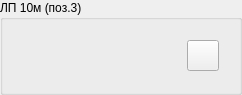
  <widget class="QGroupBox" name="panel_conveyor_3">
   <property name="geometry">
    <rect>
     <x>560</x>
     <y>110</y>
     <width>242</width>
     <height>70</height>
    </rect>
   </property>
   <property name="title">
    <string>ЛП 10м (поз.3)</string>
   </property>
   <property name="style" stdset="0">
    <string>vodoley</string>
   </property>
   <layout class="QVBoxLayout" name="verticalLayout_7">
    <item>
     <widget class="QWidget" name="status_row_5" native="true">
      <layout class="QHBoxLayout" name="horizontalLayout_16">
       <item>
        <widget class="QLabel" name="powered_5">
         <property name="enabled">
          <bool>false</bool>
         </property>
         <property name="minimumSize">
          <size>
           <width>32</width>
           <height>32</height>
          </size>
         </property>
         <property name="maximumSize">
          <size>
           <width>32</width>
           <height>32</height>
          </size>
         </property>
         <property name="toolTip">
          <string>Авария ЧП. Возможно потребуется выключить-включить ЧП 9</string>
         </property>
         <property name="text">
          <string/>
         </property>
         <property name="pixmap">
          <pixmap resource="../resources.qrc">:/bolt.png</pixmap>
         </property>
         <property name="scaledContents">
          <bool>true</bool>
         </property>
        </widget>
       </item>
       <item>
        <widget class="QLabel" name="emergency_3">
         <property name="enabled">
          <bool>false</bool>
         </property>
         <property name="minimumSize">
          <size>
           <width>32</width>
           <height>32</height>
          </size>
         </property>
         <property name="maximumSize">
          <size>
           <width>32</width>
           <height>32</height>
          </size>
         </property>
         <property name="text">
          <string/>
         </property>
         <property name="pixmap">
          <pixmap resource="../resources.qrc">:/hand.png</pixmap>
         </property>
         <property name="scaledContents">
          <bool>true</bool>
         </property>
        </widget>
       </item>
       <item>
        <widget class="QLabel" name="lock_3">
         <property name="enabled">
          <bool>false</bool>
         </property>
         <property name="minimumSize">
          <size>
           <width>32</width>
           <height>32</height>
          </size>
         </property>
         <property name="maximumSize">
          <size>
           <width>32</width>
           <height>32</height>
          </size>
         </property>
         <property name="toolTip">
          <string>Включать норию нельзя (вибросито не включено)</string>
         </property>
         <property name="text">
          <string/>
         </property>
         <property name="pixmap">
          <pixmap resource="../resources.qrc">:/locked.png</pixmap>
         </property>
         <property name="scaledContents">
          <bool>true</bool>
         </property>
        </widget>
       </item>
       <item>
        <spacer name="horizontalSpacer_5">
         <property name="orientation">
          <enum>Qt::Horizontal</enum>
         </property>
         <property name="sizeHint" stdset="0">
          <size>
           <width>40</width>
           <height>20</height>
          </size>
         </property>
        </spacer>
       </item>
       <item>
        <widget class="QToolButton" name="toolButton_5">
         <property name="text">
          <string/>
         </property>
         <property name="icon">
          <iconset theme="system-settings">
           <normaloff>../../../../.designer/backup</normaloff>../../../../.designer/backup</iconset>
         </property>
         <property name="iconSize">
          <size>
           <width>24</width>
           <height>24</height>
          </size>
         </property>
        </widget>
       </item>
      </layout>
     </widget>
    </item>
   </layout>
  </widget>
